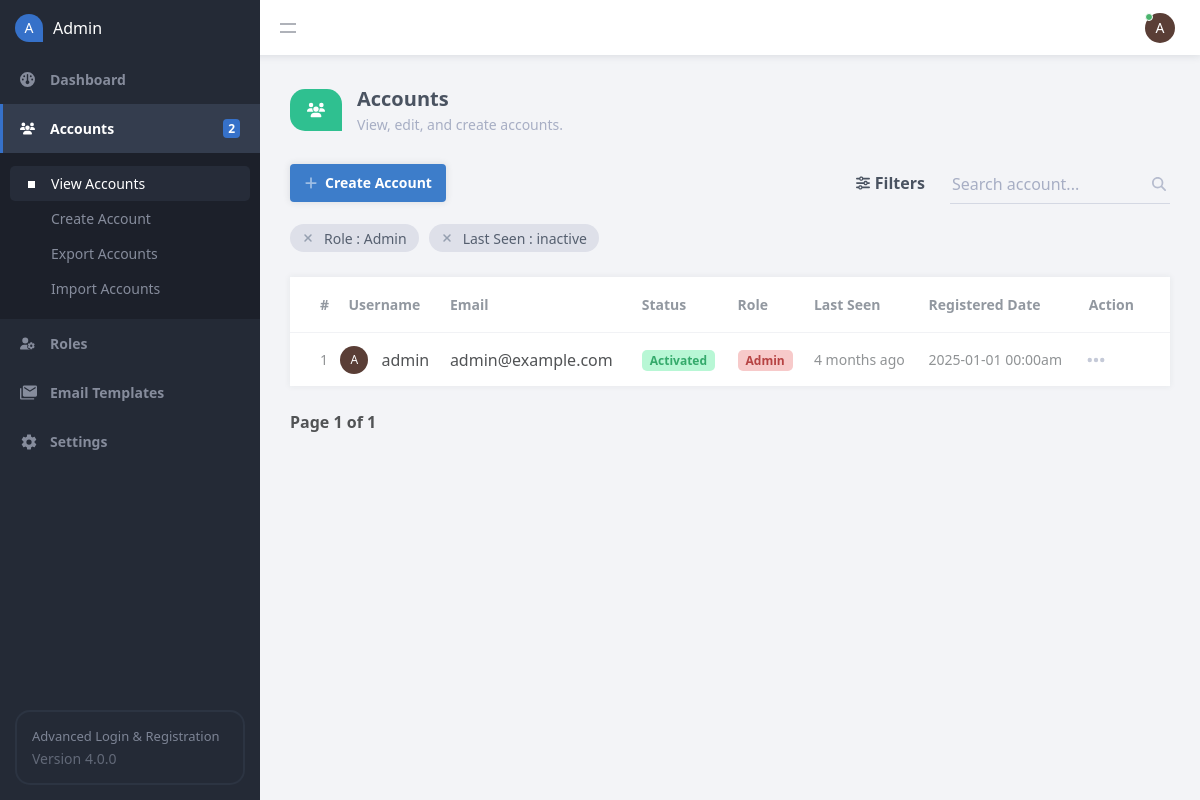
Screenshot of /admin/accounts.php?role=Admin&last_seen=inactive (signed in) with the database file from the repository.
### tables this page shows
CREATE TABLE IF NOT EXISTS `accounts` (
  `id` int(11) NOT NULL AUTO_INCREMENT,
  `username` varchar(50) NOT NULL,
  `password` varchar(255) NOT NULL,
  `email` varchar(100) NOT NULL,
  `role` varchar(50) NOT NULL DEFAULT 'Member',
  `approved` tinyint(1) NOT NULL DEFAULT 1,
  `activation_code` varchar(255) DEFAULT NULL,
  `remember_me_code` varchar(255) DEFAULT NULL,
  `reset_code` varchar(255) DEFAULT NULL,
  `last_seen` datetime NOT NULL,
  `registered` datetime NOT NULL,
  PRIMARY KEY (`id`)
);

### admin/accounts.php (the view, shortened to what this page needs)
<?php
include 'main.php';
$page = isset($_GET['page']) ? $_GET['page'] : 1;
$search = isset($_GET['search_query']) ? $_GET['search_query'] : '';
$status = isset($_GET['status']) ? $_GET['status'] : '';
$role = isset($_GET['role']) ? $_GET['role'] : '';
$last_seen = isset($_GET['last_seen']) ? $_GET['last_seen'] : '';
$order = isset($_GET['order']) && $_GET['order'] == 'DESC' ? 'DESC' : 'ASC';
$order_by_whitelist = ['id','username','email','activation_code','role','registered','last_seen'];
$order_by = isset($_GET['order_by']) && in_array($_GET['order_by'], $order_by_whitelist) ? $_GET['order_by'] : 'id';
$results_per_page = 20;
$accounts = [];
$param1 = ($page - 1) * $results_per_page;
$param2 = $results_per_page;
$param3 = '%' . $search . '%';
$where = '';
$where .= $search ? 'WHERE (username LIKE ? OR email LIKE ?) ' : '';
if ($role) {
    $where .= ($where ? 'AND ' : 'WHERE ') . 'role = ? ';
}
if ($last_seen == 'today') {
    $where .= ($where ? 'AND ' : 'WHERE ') . 'last_seen > date_sub("' . date('Y-m-d H:i:s') . '", interval 1 day) ';
} else if ($last_seen == 'yesterday') {
    $where .= ($where ? 'AND ' : 'WHERE ') . 'last_seen > date_sub("' . date('Y-m-d H:i:s') . '", interval 2 day) AND last_seen < date_sub("' . date('Y-m-d H:i:s') . '", interval 1 day) ';
} else if ($last_seen == 'week') {
    $where .= ($where ? 'AND ' : 'WHERE ') . 'last_seen > date_sub("' . date('Y-m-d H:i:s') . '", interval 1 week) ';
} else if ($last_seen == 'month') {
    $where .= ($where ? 'AND ' : 'WHERE ') . 'last_seen > date_sub("' . date('Y-m-d H:i:s') . '", interval 1 month) ';
} else if ($last_seen == 'year') {
    $where .= ($where ? 'AND ' : 'WHERE ') . 'last_seen > date_sub("' . date('Y-m-d H:i:s') . '", interval 1 year) ';
} else if ($last_seen == 'inactive') {
    $where .= ($where ? 'AND ' : 'WHERE ') . 'last_seen < date_sub("' . date('Y-m-d H:i:s') . '", interval 1 month) ';
}
$stmt = $con->prepare('SELECT COUNT(*) AS total FROM accounts ' . $where);
if ($search && $role) {
    $stmt->bind_param('sss', $param3, $param3, $role);
} else if ($search) {
    $stmt->bind_param('ss', $param3, $param3);
} else if ($role) {
    $stmt->bind_param('s', $role);
}
$stmt->execute();
$stmt->bind_result($total_accounts);
$stmt = $con->prepare('SELECT id, username, email, activation_code, role, registered, last_seen, approved FROM accounts ' . $where . ' ORDER BY ' . $order_by . ' ' . $order . ' LIMIT ?,?');
$types = '';
$params = [];
if ($role) {
    $params[] = &$role;
    $types .= 's';
}
$params[] = &$param1;
$params[] = &$param2;
$types .= 'ii';
call_user_func_array([$stmt, 'bind_param'], array_merge([$types], $params));
$stmt->execute();
$stmt->bind_result($result_id, $result_username, $result_email, $result_activation_code, $result_role, $result_registered, $result_last_seen, $result_approved);
while($stmt->fetch()) {
    $accounts[] = ['id' => $result_id, 'username' => $result_username, 'email' => $result_email, 'activation_code' => $result_activation_code, 'role' => $result_role, 'registered' => $result_registered, 'last_seen' => $result_last_seen, 'approved' => $result_approved];
}
$url = 'accounts.php?search_query=' . $search . '&status=' . $status . '&role=' . $role . '&last_seen=' . $last_seen;
?>
<?=template_admin_header('Accounts', 'accounts', 'view')?>
<div class="content-title">
    <div class="title">
        <div class="icon">
        </div>
        <div class="txt">
            <h2>Accounts</h2>
            <p>View, edit, and create accounts.</p>
        </div>
    </div>
</div>
<div class="content-header responsive-flex-column pad-top-5">
    <a href="account.php" class="btn">
        Create Account
    </a>
    <form method="get">
        <div class="filters">
            <a href="#">
                Filters
            </a>
        </div>
        <div class="search">
            <label for="search_query">
                <input id="search_query" type="text" name="search_query" placeholder="Search account..." value="<?=htmlspecialchars($search, ENT_QUOTES)?>" class="responsive-width-100">
            </label>
        </div>
    </form>
</div>
<div class="filter-list">
    <?php if ($role != ''): ?>
    <div class="filter">
        <a href="<?=remove_url_param($url, 'role')?>"></a>
        Role : <?=htmlspecialchars($role, ENT_QUOTES)?>
    </div>
    <?php endif; ?>
    <?php if ($last_seen != ''): ?>
    <div class="filter">
        <a href="<?=remove_url_param($url, 'last_seen')?>"></a>
        Last Seen : <?=htmlspecialchars($last_seen, ENT_QUOTES)?>
    </div>
    <?php endif; ?>
</div>
<div class="content-block no-pad">
    <div class="table">
        <table>
            <thead>
                <tr>
                    <td><a href="<?=$url . '&order=' . ($order=='ASC'?'DESC':'ASC') . '&order_by=id'?>">#<?=$order_by=='id' ? $table_icons[strtolower($order)] : ''?></a></td>
                    <td colspan="2"><a href="<?=$url . '&order=' . ($order=='ASC'?'DESC':'ASC') . '&order_by=username'?>">Username<?=$order_by=='username' ? $table_icons[strtolower($order)] : ''?></a></td>
                    <td class="responsive-hidden"><a href="<?=$url . '&order=' . ($order=='ASC'?'DESC':'ASC') . '&order_by=email'?>">Email<?=$order_by=='email' ? $table_icons[strtolower($order)] : ''?></td>
                    <td class="responsive-hidden"><a href="<?=$url . '&order=' . ($order=='ASC'?'DESC':'ASC') . '&order_by=activation_code'?>">Status<?=$order_by=='activation_code' ? $table_icons[strtolower($order)] : ''?></td>
                    <td class="responsive-hidden"><a href="<?=$url . '&order=' . ($order=='ASC'?'DESC':'ASC') . '&order_by=role'?>">Role<?=$order_by=='role' ? $table_icons[strtolower($order)] : ''?></td>
                    <td class="responsive-hidden"><a href="<?=$url . '&order=' . ($order=='ASC'?'DESC':'ASC') . '&order_by=last_seen'?>">Last Seen<?=$order_by=='last_seen' ? $table_icons[strtolower($order)] : ''?></a></td>
                    <td class="responsive-hidden"><a href="<?=$url . '&order=' . ($order=='ASC'?'DESC':'ASC') . '&order_by=registered'?>">Registered Date</a></td>                    <td class="align-center">Action</td>
                </tr>
            </thead>
            <tbody>
                <?php foreach ($accounts as $account): ?>
                <tr>
                    <td class="alt"><?=$account['id']?></td>
                    <td class="img">
                        <div class="profile-img">
                            <span style="background-color:<?=color_from_string($account['username'])?>"><?=strtoupper(substr($account['username'], 0, 1))?></span>
                        </div>
                    </td>
                    <td><?=htmlspecialchars($account['username'], ENT_QUOTES)?></td>
                    <td class="responsive-hidden"><?=htmlspecialchars($account['email'], ENT_QUOTES)?></td>
                    <td class="responsive-hidden">
                        <?php if (!$account['approved']): ?>
                        <span class="orange small">Pending Approval</span>
                        <?php elseif ($account['activation_code'] == 'activated'): ?>
                        <span class="green small">Activated</span>
                        <?php elseif ($account['activation_code'] == 'deactivated'): ?>
                        <span class="red small">Deactivated</span>
                        <?php else: ?>
                        <span class="grey small" title="<?=$account['activation_code']?>">Pending Activation</span>
                        <?php endif; ?>
                    </td>
                    <td class="responsive-hidden">
                        <?php if ($account['role'] == 'Admin'): ?>
                        <span class="red small"><?=$account['role']?></span>
                        <?php elseif ($account['role'] == 'Member'): ?>
                        <span class="blue small"><?=$account['role']?></span>
                        <?php else: ?>
                        <span class="grey small"><?=$account['role']?></span>
                        <?php endif; ?>
                    </td>
                    <td class="responsive-hidden alt" title="<?=$account['last_seen']?>"><?=time_elapsed_string($account['last_seen'])?></td>
                    <td class="responsive-hidden alt"><?=date('Y-m-d H:ia', strtotime($account['registered']))?></td>
                    <td class="actions">
                        <div class="table-dropdown">
                        </div>
                    </td>
                </tr>
                <?php endforeach; ?>
            </tbody>
        </table>
    </div>
</div>
<div class="pagination">
    <span>Page <?=$page?> of <?=ceil($total_accounts / $results_per_page) == 0 ? 1 : ceil($total_accounts / $results_per_page)?></span>
</div>
<?=template_admin_footer()?>

### rows the page displays
accounts: id "1", username "A", username "admin", email "admin@example.com", approved "Activated", role "Admin", last_seen "4 months ago", registered "2025-01-01 00:00am"

### other values shown
$accounts_total "2"
substr($_SESSION['account_name'], 0, 1) "A"
$role "Admin"
$last_seen "inactive"
$page "1"
ceil($total_accounts / $results_per_page) "1"
